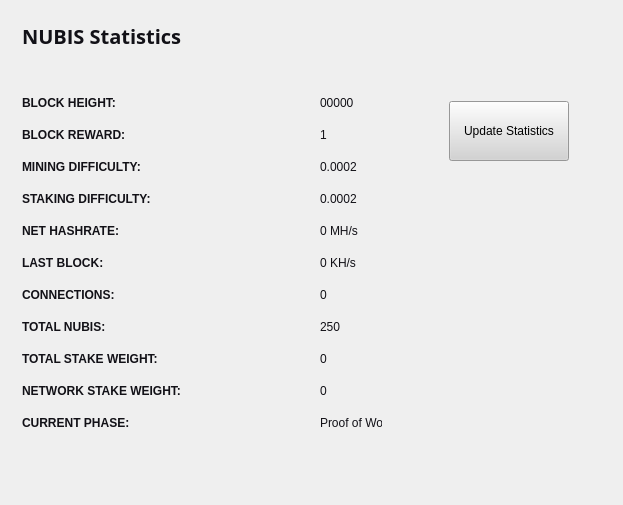
<?xml version="1.0" encoding="UTF-8"?>
<ui version="4.0">
 <class>StatisticsPage</class>
 <widget class="QWidget" name="StatisticsPage">
  <property name="windowModality">
   <enum>Qt::NonModal</enum>
  </property>
  <property name="geometry">
   <rect>
    <x>0</x>
    <y>0</y>
    <width>623</width>
    <height>505</height>
   </rect>
  </property>
  <property name="windowTitle">
   <string>Digging</string>
  </property>
  <property name="styleSheet">
   <string notr="true">color:#ffffff;
font-family:'Open Sans,sans-serif';</string>
  </property>
  <layout class="QGridLayout" name="gridLayout">
   <property name="sizeConstraint">
    <enum>QLayout::SetMaximumSize</enum>
   </property>
   <item row="0" column="1">
    <widget class="QFrame" name="frame">
     <property name="minimumSize">
      <size>
       <width>213</width>
       <height>0</height>
      </size>
     </property>
     <property name="frameShape">
      <enum>QFrame::NoFrame</enum>
     </property>
     <property name="frameShadow">
      <enum>QFrame::Raised</enum>
     </property>
     <widget class="QPushButton" name="startButton">
      <property name="geometry">
       <rect>
        <x>50</x>
        <y>90</y>
        <width>120</width>
        <height>60</height>
       </rect>
      </property>
      <property name="sizePolicy">
       <sizepolicy hsizetype="Fixed" vsizetype="Fixed">
        <horstretch>0</horstretch>
        <verstretch>0</verstretch>
       </sizepolicy>
      </property>
      <property name="minimumSize">
       <size>
        <width>120</width>
        <height>60</height>
       </size>
      </property>
      <property name="styleSheet">
       <string notr="true">background:lightgrey; color:black;</string>
      </property>
      <property name="text">
       <string>Update Statistics</string>
      </property>
     </widget>
    </widget>
   </item>
   <item row="0" column="0">
    <widget class="QFrame" name="gridFrame_2">
     <layout class="QGridLayout" name="gridLayout_4">
      <item row="3" column="0">
       <layout class="QFormLayout" name="formLayout_2">
        <property name="fieldGrowthPolicy">
         <enum>QFormLayout::FieldsStayAtSizeHint</enum>
        </property>
        <property name="horizontalSpacing">
         <number>139</number>
        </property>
        <property name="verticalSpacing">
         <number>18</number>
        </property>
        <property name="rightMargin">
         <number>0</number>
        </property>
        <item row="1" column="0">
         <widget class="QLabel" name="label_14">
          <property name="text">
           <string>&lt;html&gt;&lt;head/&gt;&lt;body&gt;&lt;p&gt;&lt;span style=&quot; font-weight:600; color:#121117;&quot;&gt;BLOCK HEIGHT:&lt;/span&gt;&lt;/p&gt;&lt;/body&gt;&lt;/html&gt;</string>
          </property>
         </widget>
        </item>
        <item row="1" column="1">
         <widget class="QLabel" name="heightBox">
          <property name="styleSheet">
           <string notr="true">color:#121117;</string>
          </property>
          <property name="text">
           <string>00000</string>
          </property>
         </widget>
        </item>
        <item row="2" column="0">
         <widget class="QLabel" name="label_12">
          <property name="text">
           <string>&lt;html&gt;&lt;head/&gt;&lt;body&gt;&lt;p&gt;&lt;span style=&quot; font-weight:600; color:#121117;&quot;&gt;BLOCK REWARD:&lt;/span&gt;&lt;/p&gt;&lt;/body&gt;&lt;/html&gt;</string>
          </property>
         </widget>
        </item>
        <item row="2" column="1">
         <widget class="QLabel" name="rewardBox">
          <property name="styleSheet">
           <string notr="true">color:#121117;</string>
          </property>
          <property name="text">
           <string>1</string>
          </property>
         </widget>
        </item>
        <item row="3" column="0">
         <widget class="QLabel" name="label_13">
          <property name="text">
           <string>&lt;html&gt;&lt;head/&gt;&lt;body&gt;&lt;p&gt;&lt;span style=&quot; font-weight:600; color:#121117;&quot;&gt;MINING DIFFICULTY:&lt;/span&gt;&lt;/p&gt;&lt;/body&gt;&lt;/html&gt;</string>
          </property>
         </widget>
        </item>
        <item row="3" column="1">
         <widget class="QLabel" name="diffBox">
          <property name="styleSheet">
           <string notr="true">color:#121117;</string>
          </property>
          <property name="text">
           <string>0.0002</string>
          </property>
         </widget>
        </item>
        <item row="4" column="0">
         <widget class="QLabel" name="label_9">
          <property name="text">
           <string>&lt;html&gt;&lt;head/&gt;&lt;body&gt;&lt;p&gt;&lt;span style=&quot; font-weight:600; color:#121117;&quot;&gt;STAKING DIFFICULTY:&lt;/span&gt;&lt;/p&gt;&lt;/body&gt;&lt;/html&gt;</string>
          </property>
         </widget>
        </item>
        <item row="4" column="1">
         <widget class="QLabel" name="diffBox2">
          <property name="styleSheet">
           <string notr="true">color:#121117;</string>
          </property>
          <property name="text">
           <string>0.0002</string>
          </property>
         </widget>
        </item>
        <item row="5" column="1">
         <widget class="QLabel" name="pawrateBox">
          <property name="styleSheet">
           <string notr="true">color:#121117;</string>
          </property>
          <property name="text">
           <string>0 MH/s</string>
          </property>
         </widget>
        </item>
        <item row="6" column="0">
         <widget class="QLabel" name="label3_2">
          <property name="sizePolicy">
           <sizepolicy hsizetype="Preferred" vsizetype="Maximum">
            <horstretch>0</horstretch>
            <verstretch>0</verstretch>
           </sizepolicy>
          </property>
          <property name="text">
           <string>&lt;html&gt;&lt;head/&gt;&lt;body&gt;&lt;p&gt;&lt;span style=&quot; font-weight:600; color:#121117;&quot;&gt;LAST BLOCK:&lt;/span&gt;&lt;/p&gt;&lt;/body&gt;&lt;/html&gt;</string>
          </property>
         </widget>
        </item>
        <item row="6" column="1">
         <widget class="QLabel" name="localBox">
          <property name="styleSheet">
           <string notr="true">color:#121117;</string>
          </property>
          <property name="text">
           <string>0 KH/s</string>
          </property>
         </widget>
        </item>
        <item row="7" column="0">
         <widget class="QLabel" name="label1_2">
          <property name="text">
           <string>&lt;html&gt;&lt;head/&gt;&lt;body&gt;&lt;p&gt;&lt;span style=&quot; font-weight:600; color:#121117;&quot;&gt;CONNECTIONS:&lt;/span&gt;&lt;/p&gt;&lt;/body&gt;&lt;/html&gt;</string>
          </property>
         </widget>
        </item>
        <item row="7" column="1">
         <widget class="QLabel" name="connectionBox">
          <property name="styleSheet">
           <string notr="true">color:#121117;</string>
          </property>
          <property name="text">
           <string>0</string>
          </property>
         </widget>
        </item>
        <item row="8" column="0">
         <widget class="QLabel" name="label_8">
          <property name="text">
           <string>&lt;html&gt;&lt;head/&gt;&lt;body&gt;&lt;p&gt;&lt;span style=&quot; font-weight:600; color:#121117;&quot;&gt;TOTAL NUBIS:&lt;/span&gt;&lt;/p&gt;&lt;/body&gt;&lt;/html&gt;</string>
          </property>
         </widget>
        </item>
        <item row="8" column="1">
         <widget class="QLabel" name="volumeBox">
          <property name="styleSheet">
           <string notr="true">color:#121117;</string>
          </property>
          <property name="text">
           <string>250</string>
          </property>
         </widget>
        </item>
        <item row="9" column="0">
         <widget class="QLabel" name="label_10">
          <property name="text">
           <string>&lt;html&gt;&lt;head/&gt;&lt;body&gt;&lt;p&gt;&lt;span style=&quot; font-weight:600; color:#121117;&quot;&gt;TOTAL STAKE WEIGHT:&lt;/span&gt;&lt;/p&gt;&lt;/body&gt;&lt;/html&gt;</string>
          </property>
         </widget>
        </item>
        <item row="9" column="1">
         <widget class="QLabel" name="minBox">
          <property name="styleSheet">
           <string notr="true">color:#121117;</string>
          </property>
          <property name="text">
           <string>0</string>
          </property>
         </widget>
        </item>
        <item row="10" column="0">
         <widget class="QLabel" name="label_11">
          <property name="text">
           <string>&lt;html&gt;&lt;head/&gt;&lt;body&gt;&lt;p&gt;&lt;span style=&quot; font-weight:600; color:#121117;&quot;&gt;NETWORK STAKE WEIGHT:&lt;/span&gt;&lt;/p&gt;&lt;/body&gt;&lt;/html&gt;</string>
          </property>
         </widget>
        </item>
        <item row="10" column="1">
         <widget class="QLabel" name="maxBox">
          <property name="styleSheet">
           <string notr="true">color:#121117;</string>
          </property>
          <property name="text">
           <string>0</string>
          </property>
         </widget>
        </item>
        <item row="11" column="0">
         <widget class="QLabel" name="label_15">
          <property name="text">
           <string>&lt;html&gt;&lt;head/&gt;&lt;body&gt;&lt;p&gt;&lt;span style=&quot; font-weight:600; color:#121117;&quot;&gt;CURRENT PHASE:&lt;/span&gt;&lt;/p&gt;&lt;/body&gt;&lt;/html&gt;</string>
          </property>
         </widget>
        </item>
        <item row="11" column="1">
         <widget class="QLabel" name="cBox">
          <property name="styleSheet">
           <string notr="true">color:#121117;</string>
          </property>
          <property name="text">
           <string>Proof of Work</string>
          </property>
         </widget>
        </item>
        <item row="5" column="0">
         <widget class="QLabel" name="label_16">
          <property name="text">
           <string>&lt;html&gt;&lt;head/&gt;&lt;body&gt;&lt;p&gt;&lt;span style=&quot; font-weight:600; color:#121117;&quot;&gt;NET HASHRATE:&lt;/span&gt;&lt;/p&gt;&lt;/body&gt;&lt;/html&gt;</string>
          </property>
         </widget>
        </item>
       </layout>
      </item>
      <item row="1" column="0">
       <layout class="QHBoxLayout" name="horizontalLayout_4">
        <property name="spacing">
         <number>7</number>
        </property>
        <item>
         <widget class="QLabel" name="label_5">
          <property name="font">
           <font>
            <family>Open Sans,sans-serif</family>
           </font>
          </property>
          <property name="text">
           <string>&lt;html&gt;&lt;head/&gt;&lt;body&gt;&lt;p&gt;&lt;span style=&quot; font-size:20px; font-weight:600; color:#121117;&quot;&gt;NUBIS Statistics&lt;/span&gt;&lt;/p&gt;&lt;/body&gt;&lt;/html&gt;</string>
          </property>
         </widget>
        </item>
        <item>
         <spacer name="horizontalSpacer_2">
          <property name="orientation">
           <enum>Qt::Horizontal</enum>
          </property>
          <property name="sizeHint" stdset="0">
           <size>
            <width>40</width>
            <height>20</height>
           </size>
          </property>
         </spacer>
        </item>
       </layout>
      </item>
      <item row="2" column="0">
       <spacer name="verticalSpacer_2">
        <property name="orientation">
         <enum>Qt::Vertical</enum>
        </property>
        <property name="sizeHint" stdset="0">
         <size>
          <width>20</width>
          <height>40</height>
         </size>
        </property>
       </spacer>
      </item>
     </layout>
    </widget>
   </item>
   <item row="1" column="0">
    <spacer name="verticalSpacer">
     <property name="orientation">
      <enum>Qt::Vertical</enum>
     </property>
     <property name="sizeHint" stdset="0">
      <size>
       <width>20</width>
       <height>40</height>
      </size>
     </property>
    </spacer>
   </item>
  </layout>
 </widget>
 <layoutdefault spacing="6" margin="11"/>
 <resources/>
 <connections/>
</ui>
